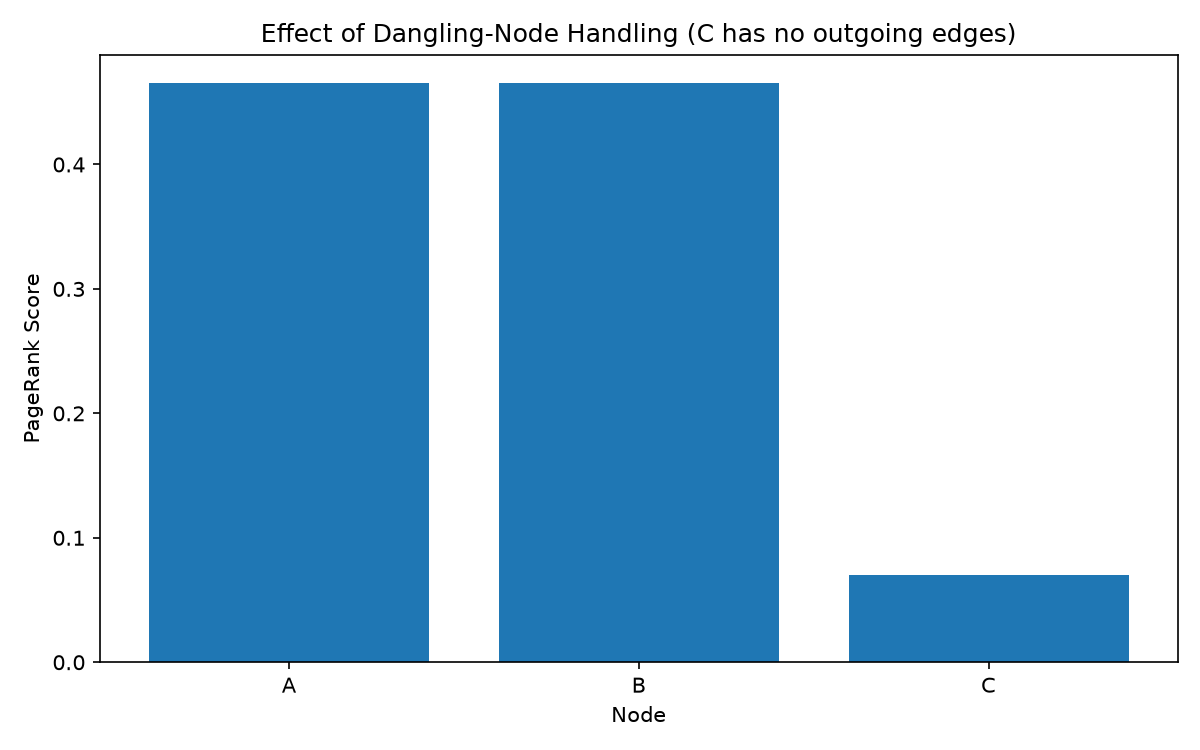

Generate this figure with Python:
"""Show the effect of dangling-node handling on and off."""

import matplotlib

matplotlib.use("Agg")
import matplotlib.pyplot as plt

from agnostic_pagerank.core import Graph, solve_pagerank


def main() -> None:
    # Graph with dangling node C
    g = Graph(nodes=["A", "B", "C"], edges=[("A", "B", 1.0), ("B", "A", 1.0)])
    res = solve_pagerank(g).unwrap()
    plt.figure(figsize=(8, 5))
    labels = [n for n, _ in res.ranked]
    scores = [s for _, s in res.ranked]
    plt.bar(labels, scores)
    plt.title("Effect of Dangling-Node Handling (C has no outgoing edges)")
    plt.ylabel("PageRank Score")
    plt.xlabel("Node")
    plt.tight_layout()
    plt.savefig("experiments/dangling_effect.png", dpi=150)
    plt.close()
    print("ranks:", res.ranked, "sum:", sum(scores))
    print("saved experiments/dangling_effect.png")


if __name__ == "__main__":
    main()
